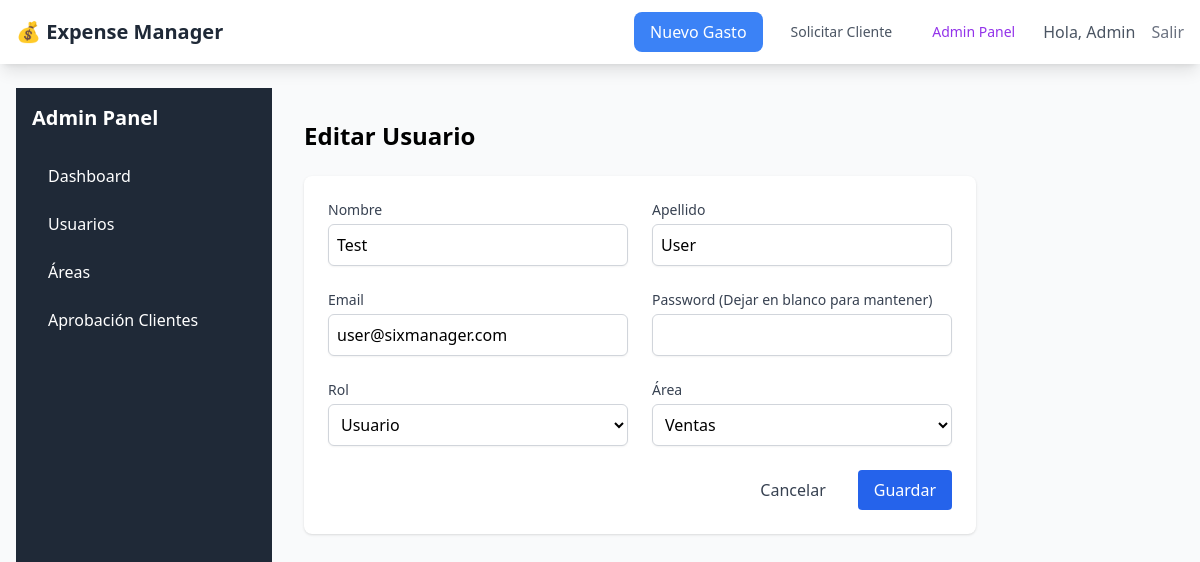
Page /admin/users/2/edit (signed in) on the committed database.
### models/user.py (models this page shows, shortened)
class User(UserMixin, db.Model):
    __tablename__ = 'users'
    id = db.Column(db.Integer, primary_key=True)
    email = db.Column(db.String(120), unique=True, nullable=False)
    password_hash = db.Column(db.String(128))
    first_name = db.Column(db.String(64), nullable=False)
    last_name = db.Column(db.String(64), nullable=False)
    role = db.Column(db.String(20), default='user')  # user, supervisor, admin
    area_id = db.Column(db.Integer, db.ForeignKey('areas.id'))
    supervisor_id = db.Column(db.Integer, db.ForeignKey('users.id'))
    is_active = db.Column(db.Boolean, default=True)
    created_at = db.Column(db.DateTime, default=datetime.utcnow)
    last_login = db.Column(db.DateTime)
    expenses = db.relationship('Expense', backref='user', lazy='dynamic')
    approvals = db.relationship('Approval', backref='approver', lazy='dynamic')
    subordinates = db.relationship('User', backref=db.backref('supervisor', remote_side=[id]))

### models/company.py (models this page shows)
class Area(db.Model):
    __tablename__ = 'areas'
    id = db.Column(db.Integer, primary_key=True)
    name = db.Column(db.String(100), nullable=False)
    budget_monthly = db.Column(db.Numeric(10, 2))
    is_active = db.Column(db.Boolean, default=True)
    created_at = db.Column(db.DateTime, default=datetime.utcnow)
    users = db.relationship('User', backref='area', lazy='dynamic')

### routes/admin.py (the view, shortened to what this page needs)
@admin_bp.route('/users/<int:id>/edit', methods=['GET', 'POST'])
def users_edit(id):
    user = User.query.get_or_404(id)
    areas = Area.query.filter_by(is_active=True).all()
    return render_template('admin/users/form.html', user=user, areas=areas)

### routes/admin.py (called while the page is built)
@admin_bp.before_request
@login_required
def require_admin():
    if current_user.role != 'admin':
        flash('Acceso denegado. Se requieren permisos de administrador.', 'error')
        return redirect(url_for('index'))

### routes/auth.py (called while the page is built)
@login_manager.user_loader
def load_user(user_id):
    return User.query.get(int(user_id))

### templates/admin/users/form.html (shortened to what this page needs)
{% extends "admin/base_admin.html" %}
{% block admin_content %}
<h1 class="text-2xl font-bold mb-6">{% if user %}Editar{% else %}Nuevo{% endif %} Usuario</h1>
<form method="POST" class="bg-white p-6 rounded-lg shadow max-w-2xl">
    <div class="grid grid-cols-1 md:grid-cols-2 gap-6">
        <div>
            <label class="block text-sm font-medium text-gray-700">Nombre</label>
            <input type="text" name="first_name" value="{{ user.first_name if user else '' }}" required
                class="mt-1 block w-full rounded-md border-gray-300 shadow-sm border p-2">
        </div>
        <div>
            <label class="block text-sm font-medium text-gray-700">Apellido</label>
            <input type="text" name="last_name" value="{{ user.last_name if user else '' }}" required
                class="mt-1 block w-full rounded-md border-gray-300 shadow-sm border p-2">
        </div>
        <div>
            <label class="block text-sm font-medium text-gray-700">Email</label>
            <input type="email" name="email" value="{{ user.email if user else '' }}" required
                class="mt-1 block w-full rounded-md border-gray-300 shadow-sm border p-2">
        </div>
        <div>
            <label class="block text-sm font-medium text-gray-700">Password {% if user %}(Dejar en blanco para
                mantener){% endif %}</label>
            <input type="password" name="password" {% if not user %}required{% endif %}
                class="mt-1 block w-full rounded-md border-gray-300 shadow-sm border p-2">
        </div>
        <div>
            <label class="block text-sm font-medium text-gray-700">Rol</label>
            <select name="role" class="mt-1 block w-full rounded-md border-gray-300 shadow-sm border p-2 bg-white">
                <option value="user" {% if user and user.role=='user' %}selected{% endif %}>Usuario</option>
            </select>
        </div>
        <div>
            <label class="block text-sm font-medium text-gray-700">Área</label>
            <select name="area_id" class="mt-1 block w-full rounded-md border-gray-300 shadow-sm border p-2 bg-white">
                {% for area in areas %}
                <option value="{{ area.id }}" {% if user and user.area_id==area.id %}selected{% endif %}>{{ area.name }}
                </option>
                {% endfor %}
            </select>
        </div>
    </div>
    <div class="mt-6 flex justify-end">
        <a href="{{ url_for('admin.users_list') }}"
            class="mr-4 px-4 py-2 text-gray-700 hover:text-gray-900">Cancelar</a>
        <button type="submit" class="bg-blue-600 text-white px-4 py-2 rounded hover:bg-blue-700">Guardar</button>
    </div>
</form>
{% endblock %}

### templates/base.html (shortened to what this page needs)
<!DOCTYPE html>
<html lang="es">
<head>
    <script src="https://cdn.tailwindcss.com"></script>
</head>
<body class="bg-gray-50">
    <nav class="bg-white shadow-lg">
        <div class="max-w-7xl mx-auto px-4">
            <div class="flex justify-between h-16">
                <div class="flex items-center">
                    <a href="{{ url_for('index') }}" class="text-xl font-semibold text-gray-800">💰 Expense Manager</a>
                </div>
                <div class="flex items-center space-x-4">
                    {% if current_user.is_authenticated %}
                    <a href="{{ url_for('expenses.new') }}"
                        class="bg-blue-500 text-white px-4 py-2 rounded-lg hover:bg-blue-600 transition duration-200">
                        Nuevo Gasto
                    </a>
                    <a href="{{ url_for('clients.new') }}"
                        class="text-gray-600 hover:text-gray-800 px-3 py-2 rounded-md text-sm font-medium">
                        Solicitar Cliente
                    </a>
                    {% if current_user.role == 'admin' %}
                    <a href="{{ url_for('admin.dashboard') }}"
                        class="text-purple-600 hover:text-purple-800 px-3 py-2 rounded-md text-sm font-medium">
                        Admin Panel
                    </a>
                    {% endif %}
                    <span class="text-gray-600">Hola, {{ current_user.first_name }}</span>
                    <a href="{{ url_for('auth.logout') }}" class="text-gray-500 hover:text-gray-700">
                        Salir
                    </a>
                    {% else %}
                    <a href="{{ url_for('auth.login') }}" class="text-gray-500 hover:text-gray-700">
                        Ingresar
                    </a>
                    {% endif %}
                </div>
            </div>
        </div>
    </nav>
    <main class="max-w-7xl mx-auto py-6 px-4">
        {% block content %}{% endblock %}
    </main>
</body>
</html>

### rows in the picture
User: first_name "Admin"
User: first_name "Test", last_name "User", email "user@sixmanager.com", role "Usuario", area_id "Ventas"
